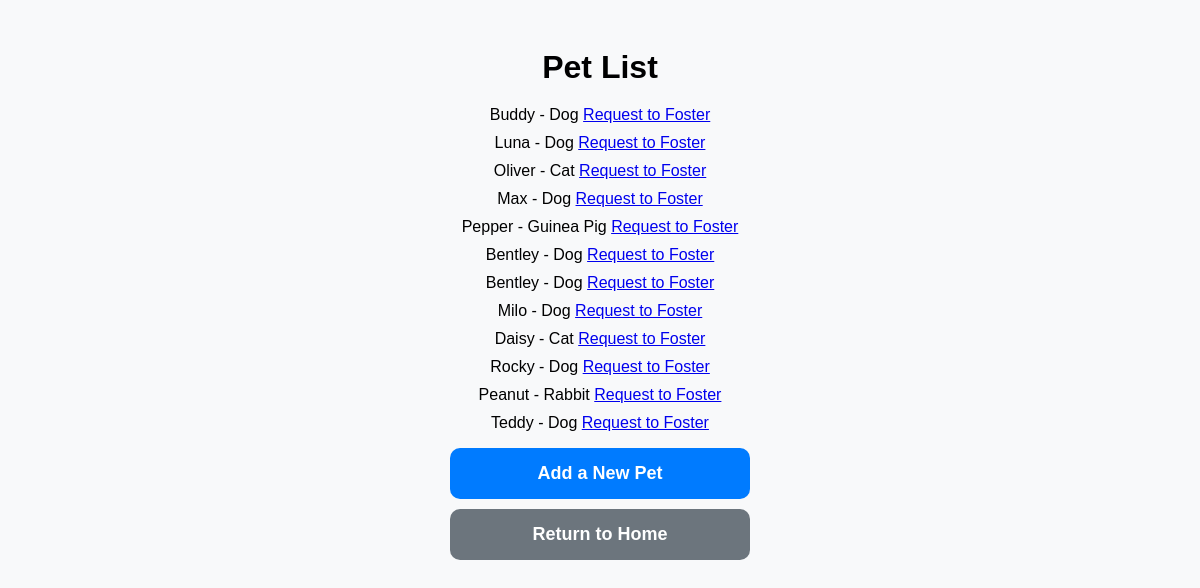
Page /foster/pets/ on the earlier database version.
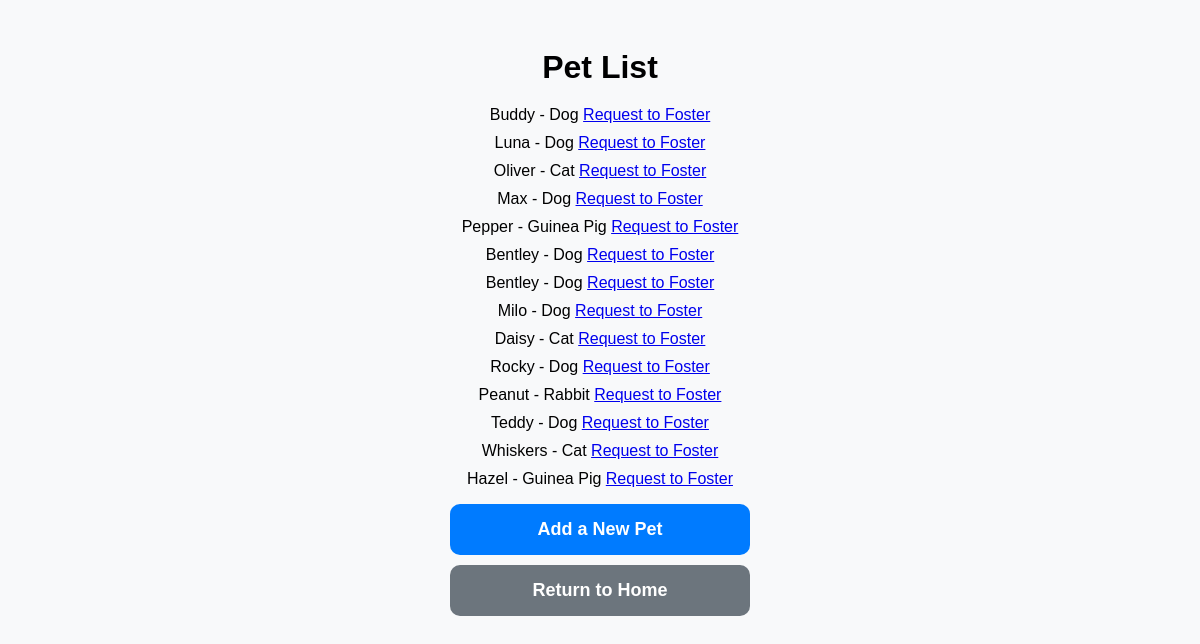
Same page on the later database version.
### foster/models.py (models this page shows, shortened)
class Pet(models.Model):
    name = models.CharField(max_length=100)
    species = models.CharField(max_length=50)
    breed = models.CharField(max_length=50)
    age = models.IntegerField()
    health_status = models.TextField()
    special_needs = models.TextField(blank=True, null=True)
    date_taken_in = models.DateField()

### foster/views.py (the view)
# urls.py: path("pets/", views.pet_list, name="pet_list"),
def pet_list(request):
    pets = Pet.objects.all()
    return render(request, 'foster/pet_list.html', {'pets': pets})

### foster/templates/foster/pet_list.html (shortened to what this page needs)
<!DOCTYPE html>
<html>
<head>
</head>
<body>
    <h1>Pet List</h1>
    <ul>
        {% for pet in pets %}
            <li>
                {{ pet.name }} - {{ pet.species }}
                <a href="{% url 'foster:request_foster' pet.id %}">Request to Foster</a>
            </li>
        {% endfor %}
    </ul>
    <form action="{% url 'foster:add_pet' %}" method="get">
        <button type="submit" class="btn btn-primary">Add a New Pet</button>
    </form>
    <form action="{% url 'foster:home' %}" method="get">
        <button type="submit" class="btn btn-secondary">Return to Home</button>
    </form>
</body>
</html>

Differences in the rows shown:
added Pet: name "Whiskers", species "Cat"
added Pet: name "Hazel", species "Guinea Pig"
